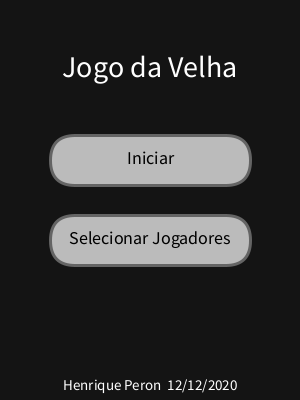
Frame 1 (no input)
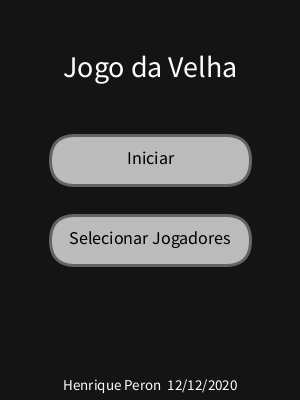
Frame 60 (the mouse pressed at the canvas centre just before this capture)
Frame 120 (the mouse held since frame 60 and released just before this capture): identical to frame 60, image omitted

The Processing sketch that drew these frames (run headless with seeded random() and noise(); from frame 60 on, the mouse is pressed at the canvas centre):

// Processing sketch: Jogo_da_Velha_MiniMax
// ── Jogo_da_Velha_MiniMax.pde
int[][] grid;

void setup() {
  size(300, 400);
  textSize(30);
  fill(255);
  textAlign(CENTER, CENTER);
  Criar_Botoes();
}


void draw() {
  background(20);

  if (estado == JOGANDO && n_jogadores == 1 && vez_jogador == -1)
    IA_jogar();


  displayTela();
}


void mousePressed() {
  color verde = color(0, 140, 0);
  color botao = 187;
  if (estado != JOGANDO) {
    if (Iniciar.onTop()) {
      Iniciar_jogo();
      estado = JOGANDO;
      return;
    }

    if (Jogadores.onTop()) { 
      estado = ESCOLHER_JOGADORES;
      return;
    }



    if (Um_Jogador.onTop()) {
      n_jogadores = 1;
      Um_Jogador.cor = verde;
      Dois_Jogador.cor = botao;
      tamanho = 3;
      return;
    } 

    if (Dois_Jogador.onTop()) {
      n_jogadores = 2;
      Um_Jogador.cor = botao;
      Dois_Jogador.cor = verde;
      return;
    }

    if (Voltar.onTop() || Voltar_jogadores.onTop()) {
      estado = MENU_INICIAL;
      return;
    }
  } else  Jogada();
}

// ── MiniMax.pde
void IA_jogar() {

  int   melhor_pontuacao = 10;
  int[] melhor_jogada = {-1, -1};

  for (int m = 0; m< tamanho; m++) {
    for (int n = 0; n< tamanho; n++) {
      if (grid[m][n] == 0) {
        grid[m][n] = -1;
        int pontuacao = Minimax(9, -10, 10, true);
        grid[m][n] = 0;
        if (pontuacao < melhor_pontuacao) {
          melhor_pontuacao = pontuacao;
          melhor_jogada[0] = m;
          melhor_jogada[1] = n;
        }
      }
    }
  }

  grid[melhor_jogada[0]][melhor_jogada[1]] = vez_jogador;
  vez_jogador *= -1;
  vencedor = verificaVitoria();
  if (acabou(grid) || vencedor != 0) estado = ACABOU;
}

int Minimax(int profundidade, int alpha, int beta, boolean maximizar) {
  int valor_atual = verificaVitoria();
  if (acabou(grid) || profundidade <= 0 || valor_atual != 0) 
    return valor_atual;

  if (maximizar) {
    int maximo = -10;
    for (int i = 0; i< tamanho; i++) {
      for (int j = 0; j< tamanho; j++) {
        if (grid[i][j] == 0) {
          grid[i][j] = 1;
          int avaliar = Minimax(profundidade-1, alpha, beta, false);
          grid[i][j] = 0;
          maximo = max(maximo, avaliar);
          alpha = max(alpha, avaliar);
          if (beta <= alpha) break;
        }
      }
      if (beta <= alpha) break;
    }
    return maximo;
  } else {
    int minimo = 10;
    for (int i = 0; i< tamanho; i++) {
      for (int j = 0; j< tamanho; j++) {
        if (grid[i][j] == 0) {
          grid[i][j] = -1;
          int avaliar = Minimax(profundidade-1, alpha, beta, true);
          grid[i][j] = 0;
          minimo = min(minimo, avaliar);
          beta = min(beta, avaliar);
          if (beta <= alpha) break;
        }
      }
      if (beta <= alpha) break;
    }
    return minimo;
  }
}

// ── botao_Class.pde
Botao Iniciar;
Botao Jogadores;
Botao Voltar;
Botao Voltar_jogadores;
Botao Um_Jogador;
Botao Dois_Jogador;

void Criar_Botoes() {
  int div_y = height/5;
  Iniciar = new Botao(width/2, 2*div_y, 200, 50, MENU_INICIAL);
  Jogadores = new Botao(width/2, 3*div_y, 200, 50, MENU_INICIAL);
  Voltar = new Botao(150, 35, 150, 50, ACABOU);

  Um_Jogador = new Botao(width/2, 2*div_y, 200, 50, ESCOLHER_JOGADORES);
  Dois_Jogador = new Botao(width/2, 3*div_y, 200, 50, ESCOLHER_JOGADORES);
  Voltar_jogadores = new Botao(width/2, 4*div_y, 200, 50, ESCOLHER_JOGADORES);


  Iniciar.texto = "Iniciar"; 
  Jogadores.texto = "Selecionar Jogadores"; 
  Voltar.texto = "Voltar";
  Um_Jogador.texto = "1 Jogador"; 
  Dois_Jogador.texto = "2 Jogadores";
  Voltar_jogadores.texto = "Voltar";

  Um_Jogador.cor =  color(0, 140, 0);
}


void display_botoes() {
  Iniciar.display(); 
  Jogadores.display();
  Voltar.display();
  Um_Jogador.display();
  Dois_Jogador.display();
  Voltar_jogadores.display();
}



class Botao {
  int x;
  int y;
  int largura;
  int altura;
  color cor;
  String texto;
  int tela;


  Botao (int x_, int y_, int largura_, int altura_, int tela_) {
    x = x_;
    y = y_;
    largura = largura_;
    altura = altura_;
    cor = 187;
    tela = tela_;
  }


  void display() {
    if (tela == estado) {
      pushStyle();

      rectMode(CENTER);

      if (onTop()) fill(cor, 200);
      else  fill(cor);
      stroke(100);
      strokeWeight(3);
      rect(x, y, largura, altura, (altura+largura)/10);

      textAlign(CENTER, CENTER);
      fill(0);
      textSize(18);
      if (texto != null)
        text(texto, x, y-2); 

      popStyle();
    }
  }

  boolean onTop() {
    if (mouseX > x-largura/2 && mouseX < x+largura/2 && mouseY > y-altura/2 && mouseY < y+altura/2 && tela == estado)
      return true;
    else
      return false;
  }
}

// ── funcoes.pde
final int MENU_INICIAL = 0; //<>//
final int ESCOLHER_JOGADORES = 1;
final int ESCOLHER_TAMANHO = 2;
final int JOGANDO = 3;
final int ACABOU = 4;
int estado = 0;

int n_jogadores = 1;
int tamanho = 3;
int vez_jogador = 0;
int vencedor = 0;


void displayTela() {
  pushStyle();
  switch(estado) {
  case MENU_INICIAL:
    text("Jogo da Velha", width/2, height/6);
    break;
  case ESCOLHER_JOGADORES:
    text("Jogo da Velha", width/2, height/6);
    break;
  case ESCOLHER_TAMANHO:
    text("Jogo da Velha", width/2, 25);
    break;
  case JOGANDO:
    text("Jogo da Velha", width/2, 25);
    displayGrid();
    textSize(22);
    if (vez_jogador == 1) text("Vez do jogador 1: X", width/2, height-55);
    else text("Vez do jogador 2: O", width/2, height-55);
    break;
  case ACABOU:
    displayGrid();
    if (vencedor == 0) text("Empate!!", width/2, height-55);
    else if (vencedor == 1) text("Jogador 1 venceu!!", width/2, height-55);
    else if (n_jogadores == 1) text("Você perdeu!!", width/2, height-55);
    else text("Jogador 2 venceu!!", width/2, height-55);
    break;
  }

  textSize(15);
  text("Henrique Peron  12/12/2020", width/2, height-15);
  popStyle();
  display_botoes();
}

void Iniciar_jogo() {
  grid = new int[tamanho][tamanho];
  for (int i = 0; i< tamanho; i++)
    for (int j = 0; j< tamanho; j++)
      grid[i][j] = 0;

  vencedor = 0;
  vez_jogador = 1;
}

void displayGrid() {
  pushStyle();
  int comeco_y = 70;
  int final_y = height-80;
  float tam_cell = (final_y -comeco_y)/tamanho;
  float margem_x = (width - tam_cell*tamanho)/2;
  stroke(0);
  textSize(tam_cell);
  for (int i = 0; i< tamanho; i++)
    for (int j = 0; j< tamanho; j++) {
      float pos_x = margem_x + i*tam_cell;
      float pos_y = comeco_y + j*tam_cell;
      if (grid[i][j] == 0 && mouseX > pos_x && mouseX < pos_x+tam_cell && mouseY > pos_y && mouseY < pos_y+tam_cell) {
        fill(250);
        rect(pos_x, pos_y, tam_cell, tam_cell);
      } else {
        fill(220);
        rect(pos_x, pos_y, tam_cell, tam_cell);
      }
      fill(0);
      if (grid[i][j] == 1)text("X", margem_x + (i+0.5)*tam_cell, comeco_y + (j+0.4)*tam_cell);
      else if (grid[i][j] == -1)text("O", margem_x + (i+0.5)*tam_cell, comeco_y + (j+0.4)*tam_cell);
    }
  popStyle();
}

void Jogada() {
  int comeco_y = 70;
  int final_y = height-80;
  float tam_cell = (final_y -comeco_y)/tamanho;
  float margem_x = (width - tam_cell*tamanho)/2;

  if (mouseX > margem_x && mouseX < width-margem_x && mouseY > comeco_y && mouseY < final_y) {
    int i = int((mouseX-margem_x)/tam_cell);
    int j = int((mouseY-comeco_y)/tam_cell);
    if (grid[i][j] == 0) {
      grid[i][j] = vez_jogador;
      vez_jogador *= -1;
      vencedor = verificaVitoria();
      if (acabou(grid) || vencedor != 0) estado = ACABOU;
    }
  }
}


int verificaVitoria() {


  for (int i = 0; i< tamanho; i++) {
    for (int j = 0; j< tamanho; j++) {
      if (i > 0 && i < tamanho-1) { //horizontal
        if (grid[i-1][j] == 1  && grid[i][j] == 1   && grid[i+1][j] == 1)  return  1;
        if (grid[i-1][j] == -1 && grid[i][j] == -1  && grid[i+1][j] == -1) return -1;
      } 
      if (j > 0 && j < tamanho-1) { //vertical
        if (grid[i][j-1] == 1  && grid[i][j] == 1   && grid[i][j+1] == 1)  return  1;
        if (grid[i][j-1] == -1 && grid[i][j] == -1  && grid[i][j+1] == -1) return -1;
      }       
      if (i > 0 && i < tamanho-1 && j > 0 && j < tamanho-1) { //diagonais
        if (grid[i-1][j-1] == 1  && grid[i][j] == 1   && grid[i+1][j+1] == 1)  return  1;
        if (grid[i-1][j-1] == -1 && grid[i][j] == -1  && grid[i+1][j+1] == -1) return -1;
        if (grid[i+1][j-1] == 1  && grid[i][j] == 1   && grid[i-1][j+1] == 1)  return  1;
        if (grid[i+1][j-1] == -1 && grid[i][j] == -1  && grid[i-1][j+1] == -1) return -1;
      }
    }
  }
  return 0;
}

boolean acabou(int[][] campo) {
  for (int i = 0; i< tamanho; i++)
    for (int j = 0; j< tamanho; j++) 
      if (campo[i][j] == 0) return false;
  return true;
}
